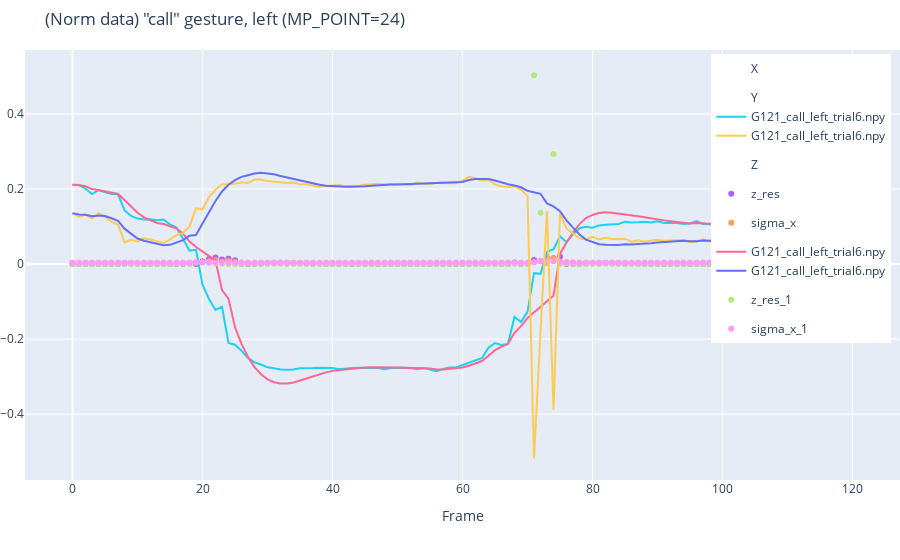

The code cell stored with this chart in its notebook:
### Code cell
fig = create_figure(f'(Norm data) "{GESTURE}" gesture, {HAND} ({MP_POINT=})')

MP_POINT = 16
points = np.zeros((data_debug.shape[0], 3))

points_kf = np.zeros((data_debug.shape[0], 3))
kf.x = np.array([
    [transform(data_debug[0])[MP_POINT-11][1]],
    [0],
])
z_res_hist = np.zeros(data_debug.shape[0])
sigma_x_hist = np.zeros(data_debug.shape[0])
for i, frame_data in enumerate(data_debug):
    points[i] = transform(frame_data)[MP_POINT-11]

    new_point = transform(frame_data)[MP_POINT-11]
    kf.predict()
    z_res = kf.residual_of(new_point[1])[0][0]
    # if z_res inside sqrt(1000) * sigma_x
    if z_res ** 2 < 100 * kf.P[0, 0]:
        kf.update(new_point[1])
    points_kf[i] = kf.x[0, 0]

    z_res_hist[i] = z_res ** 2
    sigma_x_hist[i] = 100 * kf.P[0, 0]

fig.add_trace(go.Scatter(y=z_res_hist,
                mode='markers',
                name='z_res',
                legendgroup='res',
))
fig.add_trace(go.Scatter(y=sigma_x_hist,
                mode='markers',
                name='sigma_x',
                legendgroup='sigma',
))

fig.add_trace(go.Scatter(y=points[:, 1],
                mode='lines',
                name=os.path.basename(file),
                legendgroup='Y',
))
fig.add_trace(go.Scatter(y=points_kf[:, 1],
                mode='lines',
                name=os.path.basename(file),
                legendgroup='K',
))

MP_POINT = 24
points = np.zeros((data_debug.shape[0], 3))

points_kf = np.zeros((data_debug.shape[0], 3))
kf.x = np.array([
    [transform(data_debug[0])[MP_POINT-11][1]],
    [0],
])
z_res_hist = np.zeros(data_debug.shape[0])
sigma_x_hist = np.zeros(data_debug.shape[0])
for i, frame_data in enumerate(data_debug):
    points[i] = transform(frame_data)[MP_POINT-11]

    new_point = transform(frame_data)[MP_POINT-11]
    kf.predict()
    z_res = kf.residual_of(new_point[1])[0][0]
    # if z_res inside 10 * sigma_x
    if z_res ** 2 < 100 * kf.P[0, 0]:
        kf.update(new_point[1])
    points_kf[i] = kf.x[0, 0]

    z_res_hist[i] = z_res ** 2
    sigma_x_hist[i] = 100 * kf.P[0, 0]

fig.add_trace(go.Scatter(y=z_res_hist,
                mode='markers',
                name='z_res_1',
                legendgroup='res_1',
))
fig.add_trace(go.Scatter(y=sigma_x_hist,
                mode='markers',
                name='sigma_x_1',
                legendgroup='sigma_1',
))

fig.add_trace(go.Scatter(y=points[:, 1],
                mode='lines',
                name=os.path.basename(file),
                legendgroup='Y',
))
fig.add_trace(go.Scatter(y=points_kf[:, 1],
                mode='lines',
                name=os.path.basename(file),
                legendgroup='K',
))

fig.show()
